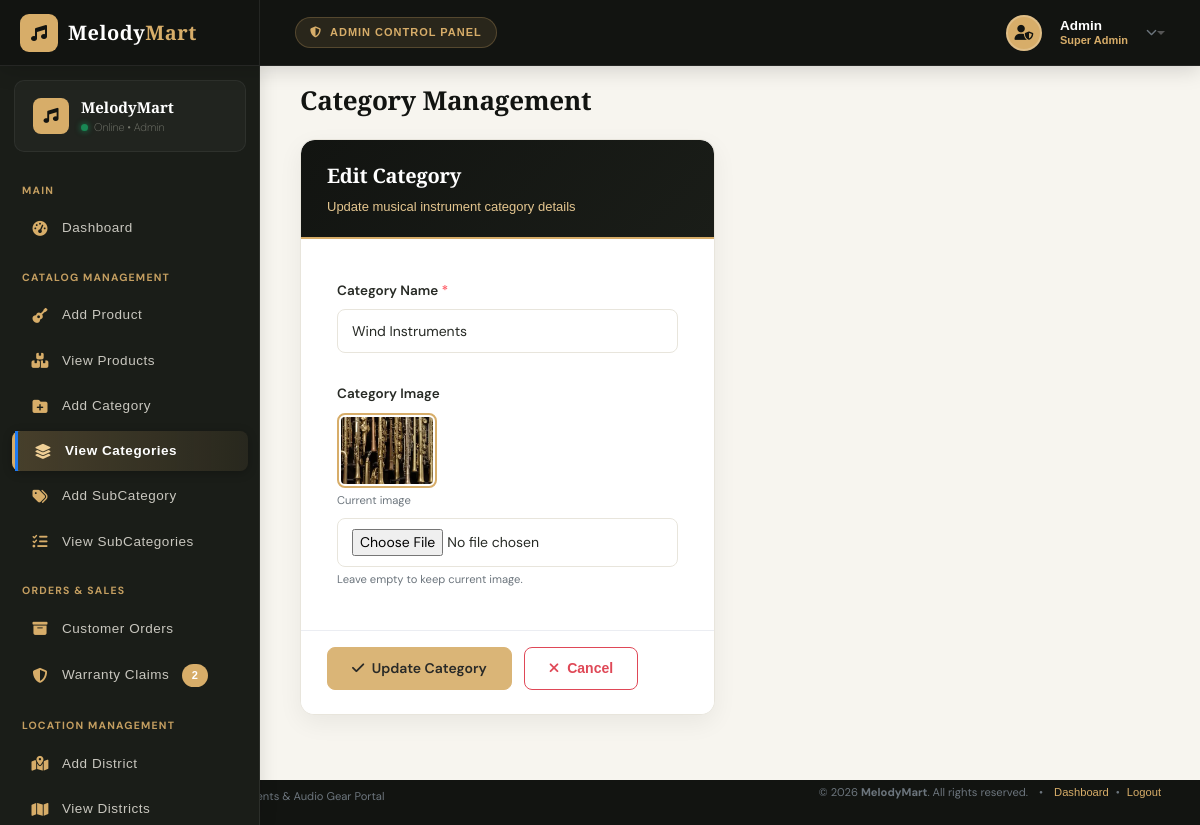
Screenshot of /Admin/categoryedit.php?cid=8 with the database file from the repository.
### tables this page shows
CREATE TABLE IF NOT EXISTS `tbl_category` (
  `category_id` int NOT NULL AUTO_INCREMENT,
  `category_name` varchar(50) NOT NULL,
  `category_image` varchar(50) NOT NULL,
  PRIMARY KEY (`category_id`)
);

### dboperation.php (called while the page is built, shortened)
<?php
if (!class_exists('dboperation')) {
    class dboperation
    {
        public $con, $res;
        function __construct()
        {
            $this->con = mysqli_connect("localhost", "root", "", "db_orchestraone");
        }
        public function executequery($sql)
        {
            $this->res = mysqli_query($this->con, $sql);
            return $this->res;
        }
    }
}
?>

### Admin/categoryedit.php (the view, shortened to what this page needs)
<?php
include_once('header.php');
include_once('../dboperation.php');
$obj = new dboperation();
$r = ['category_name' => '', 'category_image' => '', 'category_id' => 0];
if (isset($_GET["cid"])) {
    $cid = (int)$_GET["cid"];
    $sql = "SELECT * FROM tbl_category WHERE category_id='$cid'";
    $res = $obj->executequery($sql);
    if ($res && $row = mysqli_fetch_array($res)) {
        $r = $row;
    }
}
?>
<div class="main-panel">
    <div class="content">
        <div class="container-fluid">
            <h4 class="page-title">Category Management</h4>
            <div class="row">
                <div class="col-md-7 col-lg-6">
                    <div class="card">
                        <div class="card-header">
                            <h4 class="card-title">Edit Category</h4>
                            <p class="card-subtitle">Update musical instrument category details</p>
                        </div>
                        <form action="categoryeditaction.php" method="POST" enctype="multipart/form-data">
                            <div class="card-body">
                                <div class="form-group">
                                    <label for="categoryname">Category Name <span class="text-danger">*</span></label>
                                    <input type="text" class="form-control" id="categoryname" name="categoryname" placeholder="Enter Category" value="<?php echo htmlspecialchars($r["category_name"]); ?>" required>
                                </div>
                                <div class="form-group">
                                    <label for="image">Category Image</label>
                                    <?php if (!empty($r['category_image'])): ?>
                                        <div class="mb-2">
                                            <img src="../uploads/<?php echo htmlspecialchars($r['category_image']); ?>" alt="Current Image" style="width: 100px; height: 75px; object-fit: cover; border-radius: 8px; border: 2px solid var(--admin-gold); padding: 2px;">
                                            <span class="d-block text-muted small mt-1">Current image</span>
                                        </div>
                                    <?php endif; ?>
                                    <input type="file" class="form-control" id="image" name="image" accept="image/*">
                                    <small class="text-muted d-block mt-1">Leave empty to keep current image.</small>
                                </div>
                            </div>
                            <div class="card-action">
                                <button type="submit" name="submit" class="btn btn-success">
                                    <i class="fa-solid fa-check mr-1"></i> Update Category
                                </button>
                                <a href="categoryview.php" class="btn btn-danger">
                                    <i class="fa-solid fa-xmark mr-1"></i> Cancel
                                </a>
                            </div>
                        </form>
                    </div>
                </div>
            </div>
        </div>
    </div>
</div>
<?php include("footer.php"); ?>

### rows the page displays
tbl_category: categoryname "Wind Instruments", category_image (picture)

### other values shown
$pendingWarrantyCount "2"
